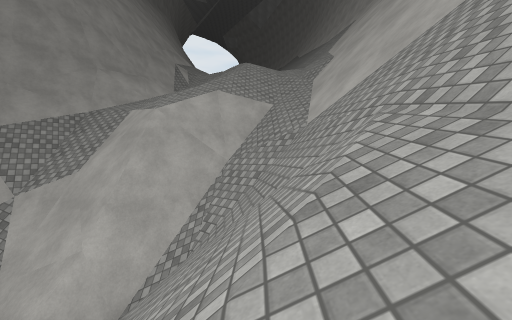
[1] (above)

16 first-person views from a walk through a 3-D level made in the Unity game engine. The camera is 1.2 m above the floor, looks level and sees 90° across. The floor is counted in squares, 2 m on a side. Each view is taken from the middle of a square. On the plan, view 1 faces up. The plan holds only what a view shows up to about 9 squares ahead; the rest is blank. The place goes on beyond the plan. Some animated figures are not drawn. Surface patterns are stand-ins for the level's own textures.

[2]
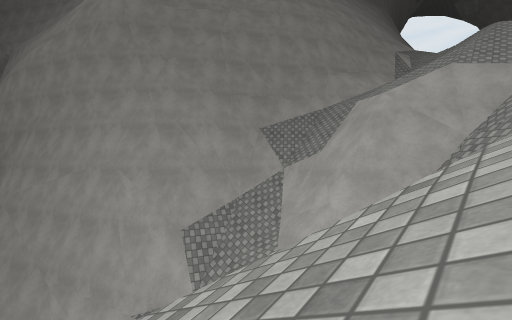

[3]
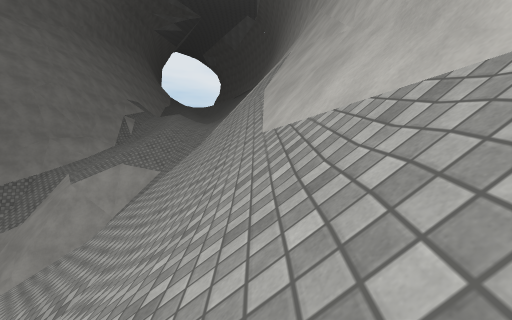

[4]
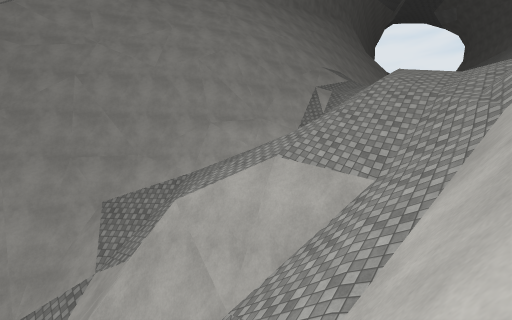

[5]
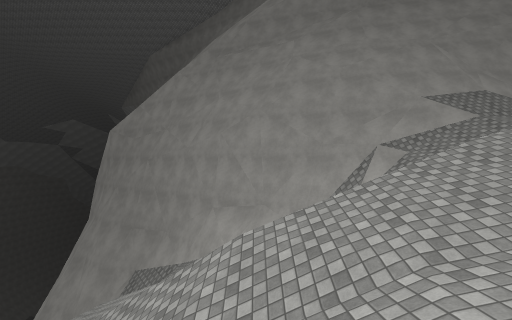

[6]
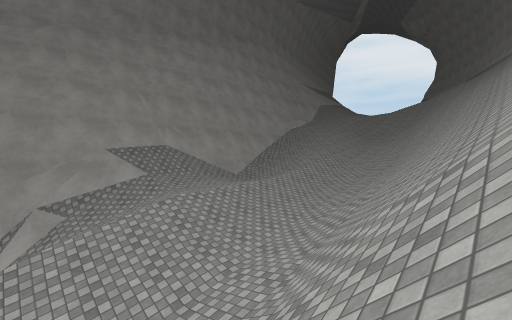

[7]
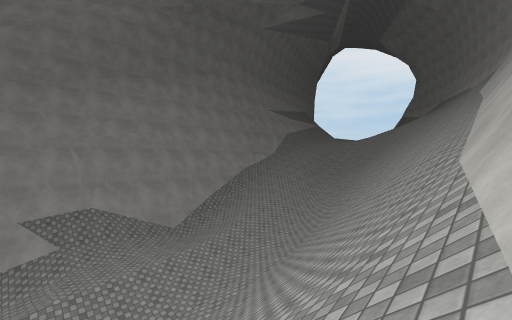

[8]
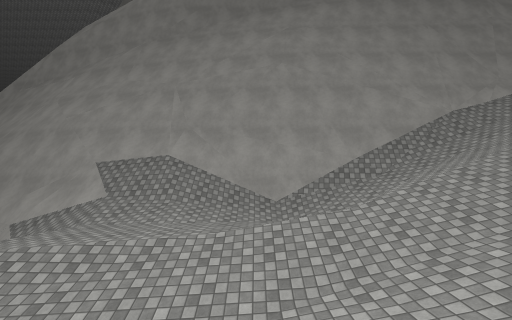

[9]
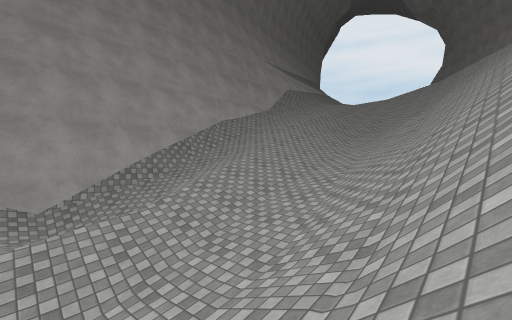

[10]
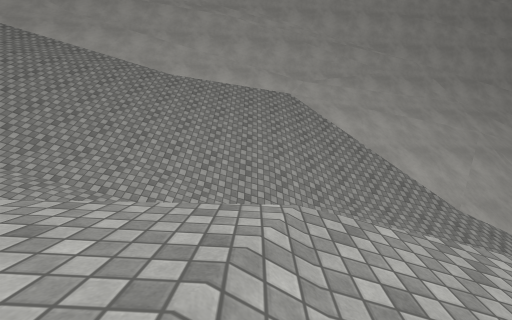

[11]
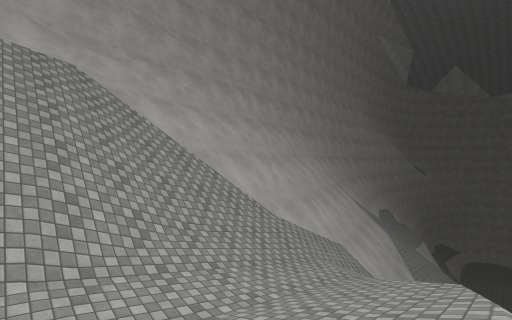

[12]
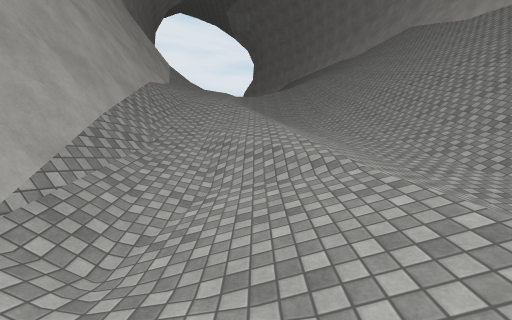

[13]
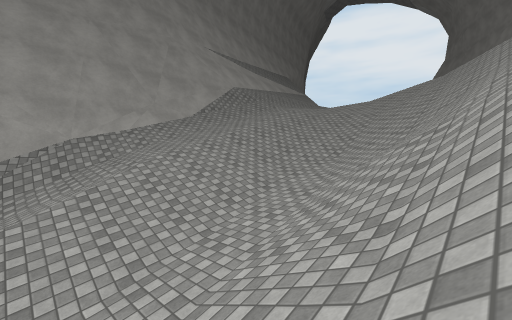

[14]
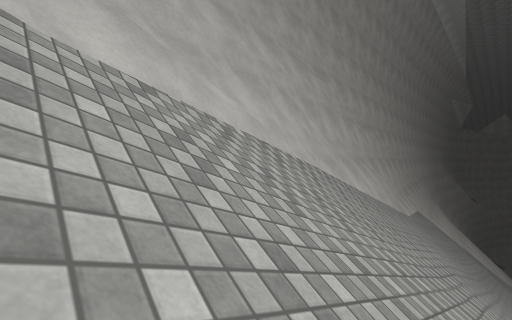

[15]
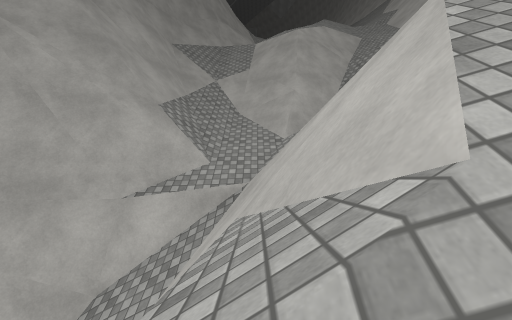

[16]
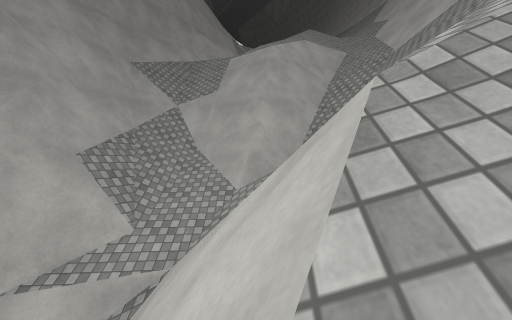

### Floor plan
Key: @ floor where view 1 was taken; # wall or solid block; . main floor; : floor 0.75 m higher than the main floor; - floor 0.75 m lower than the main floor; _ floor 1.5 m lower than the main floor; + floor 2.5 m higher than the main floor; * floor 3.25 m higher than the main floor; / step, stairs or slope; = window, fence, low wall or low ledge; v drop or lower ground.
Columns run from 7 left of view 1 to 7 right of it. Each row starts with its distance up from view 1.
 30 #///////////##
 29 #///////////##
 28 ##////*//////#
 27 ##////*//////#
 26  #////+//////#
 25  #///////////#
 24  #///////////#
 23  ##////://///#
 22  ##////./////#
 21  ##/.//./////#
 20  ##/.:/./////#
 19  #//.././////#
 18  #//../--////#
 17  #//////_////##
 16  ##///////////#
 15  ##=/ ///////##
 14   #=  //////##
 13   ##  /////=#
 12   ##   ////##
 11   #   /////#
 10  ##///////##
  9  #// /////##
  8 ##/=/////##
  7 #//=v/v#/#
  6 ##/#v#=//#
  5 ##v=##///##  #
  4  #/=#=////##=#
  3  #///////////#
  2 ##=// ///////#
  1 ##vv  //////=#
  0  vvv///@////=#
 -1    #v/ / ////#
 -2    //      //#
 -3    /       //#
 -4             /

Positions as (right, up) in squares from view 1, and headings:
1: (0, 0), facing up
2: (0, -1), facing up-left
3: (5, -4), facing up
4: (2, 4), facing up-left
5: (3, 11), facing left
6: (4, 14), facing up-left
7: (6, 16), facing up-left
8: (2, 21), facing left
9: (2, 21), facing up-left
10: (-3, 17), facing right
11: (-1, 17), facing down-right
12: (-3, 20), facing up
13: (1, 26), facing up-left
14: (3, 30), facing down-right
15: (-4, -3), facing up
16: (-3, -2), facing up
